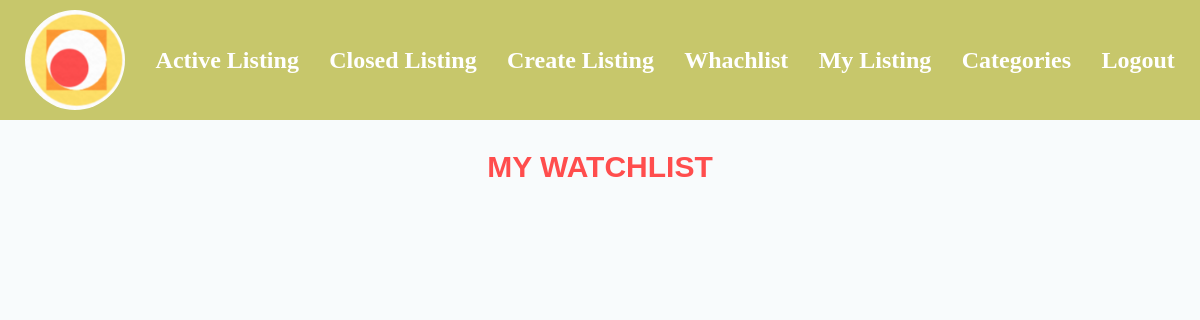
The app's page /watchlist/ (signed in), older data.
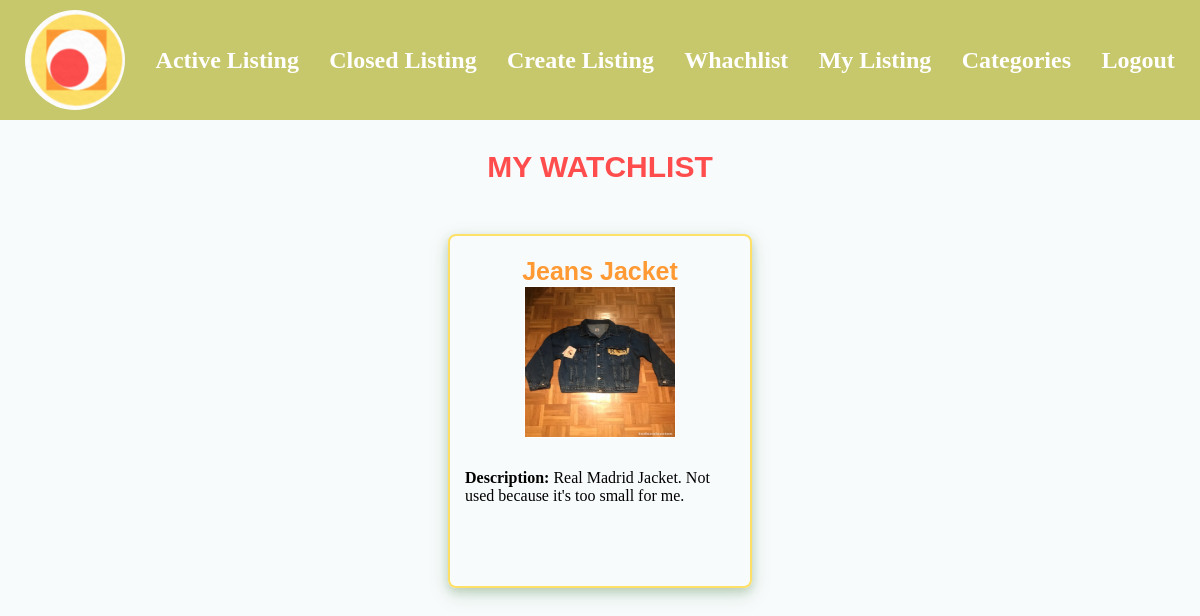
The same page, newer data.
### auctions/models.py (models this page shows, shortened)
class Watchlist(models.Model):
    user = models.ForeignKey(User, on_delete=models.CASCADE, null=False)
    auction = models.ForeignKey(Auction, on_delete=models.CASCADE, null=False)

class Auction(models.Model):
   user = models.ForeignKey(User, on_delete=models.CASCADE, null=False)
   title = models.CharField(max_length=100, null=False)
   description = models.TextField(null=False)
   initial_price = models.IntegerField(null=False)
   date = models.DateField(default=datetime.date.today)
   photo = models.ImageField(upload_to='pics/', null=True, blank=True)
   category = models.ForeignKey(Category, on_delete=models.SET_NULL, null=True, blank=True)
   active = models.BooleanField(default=True)

### auctions/views.py (the view)
# urls.py: path("watchlist/", views.watchlist, name="auctions-watchlist"),
@login_required
def watchlist(request):
    data = {
        'my_watchlist' : Watchlist.objects.filter(user=request.user)
    }
    return render(request, 'auctions/watchlist.html', data)

### auctions/templates/auctions/watchlist.html
{% extends "auctions/layout.html" %}
{% block content %}
<h3>MY WATCHLIST</h3>
<div class="auctions-wrapper">
    {% for w in my_watchlist %}
        <a href="{% url 'auctions-show' id=w.auction.id %}">
            <div class="auction-wrapper">
                <div>
                    <h2>{{w.auction.title}}</h2>
                    <img src="{{w.auction.photo.url}}" alt="image">
                </div>
                <p><span>Description: </span>{{w.auction.description}}</p>
            </div>
        </a>
    {% endfor %}
</div>
{% endblock %}

Row changes from the older to the newer data that the page shows:
added Watchlist: auction "Jeans Jacket", auction.photo (picture), auction.description "Real Madrid Jacket. Not used because it's too small for me."
